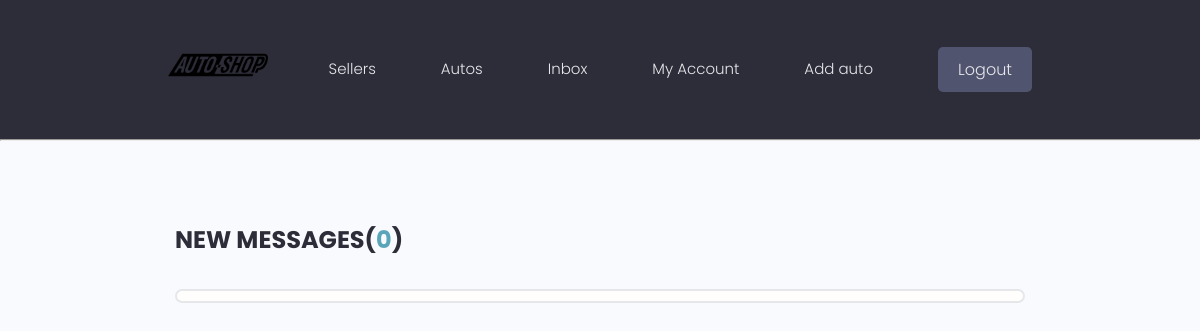
The app's page /users/inbox/ (signed in), older data.
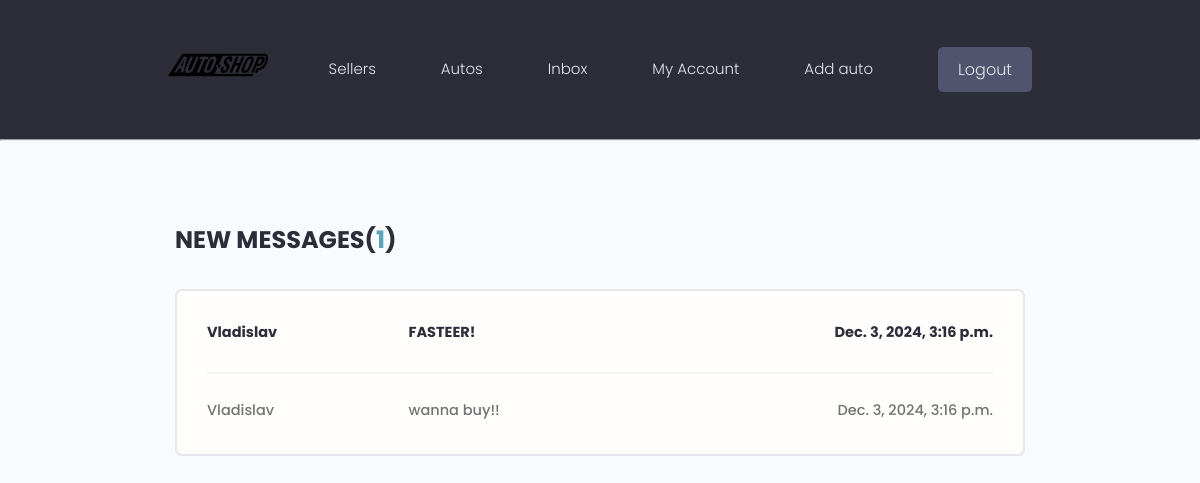
The same page, newer data.
### users/models.py (models this page shows, shortened)
class Message(models.Model):
    sender = models.ForeignKey(Profile, on_delete=models.SET_NULL, null=True, blank=True)
    recipient = models.ForeignKey(Profile, on_delete=models.SET_NULL, null=True, blank=True, related_name="messages")
    name = models.CharField(max_length=200, null=True, blank=True)
    email = models.EmailField(max_length=200, null=True, blank=True)
    subject = models.CharField(max_length=200, null=True, blank=True)
    message = models.TextField()
    is_read = models.BooleanField(default=False, null=True)
    id = models.BigAutoField(primary_key=True)
    created = models.DateTimeField(auto_now_add=True)
    class Meta:
        ordering = ['is_read', '-created']

### users/views.py (the view)
# urls.py: path('inbox/', views.inbox, name='inbox'),
@login_required(login_url="login")
def inbox(request):
    profile = request.user.profile
    messageRequests = profile.messages.all()
    unReadCount = messageRequests.filter(is_read=False).count()
    context = {'messageRequests': messageRequests, 'unReadCount': unReadCount}
    return render(request, 'users/inbox.html', context)

### users/templates/users/inbox.html
{% extends 'main.html' %}
{% block content %}
  <main class="inbox my-xl">
    <div class="content-box">
      <h3 class="inbox__title">New Messages(<span>{{unReadCount}}</span>)</h3>
      <ul class="messages">
        {% for message in messageRequests %}
        {% if message.is_read == False %}
        <li class="message message--unread">
          {% else %}
          <li class="message ">
          {% endif %}
          <a href="{% url 'message' message.id %}">
            <span class="message__author">{{message.name}}</span>
            <span class="message__subject">{{message.subject}}</span>
            <span class="message__date">{{message.created}}</span>
          </a>
        </li>
        {% endfor %}
      </ul>
    </div>
  </main>
{% endblock content %}

Row changes from the older to the newer data that the page shows:
added Message: name "Vladislav", subject "FASTEER!", created "Dec. 3, 2024, 3:16 p.m."
added Message: name "Vladislav", subject "wanna buy!!", created "Dec. 3, 2024, 3:16 p.m."
Text that changed along with them:
{{ unReadCount }}: "0" → "1"
